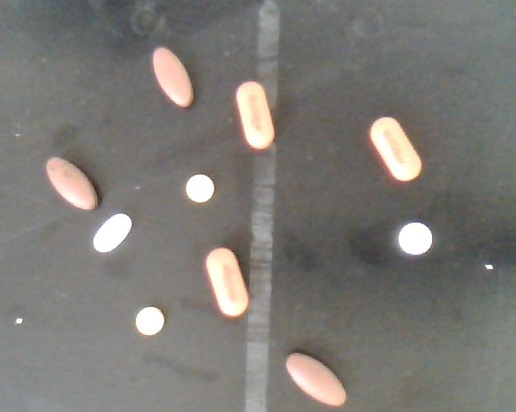
#> input picture pic1.jpg, 516 x 412 px
$ python -i Detect.py   (imports and definitions only)
#> lines starting #> are read from the running program, lines starting #| are printed output that depends on the picture; after the words box and inside, x2 and y2 are one past the last pixel; in counts of white or black regions, pixels touching at a corner belong together
#> further down, picture is the input picture: shape (412, 516, 3); mean B, G, R 117.1, 121.8, 124
from imutils import contours
import numpy as np
import imutils
import cv2

def Crush(img) :
    # img = cv2.imread(image)
    gray = cv2.cvtColor(img, cv2.COLOR_BGR2GRAY)
    gray = cv2.GaussianBlur(gray, (9, 9), 0)
    edged = cv2.Canny(gray, 50, 100)
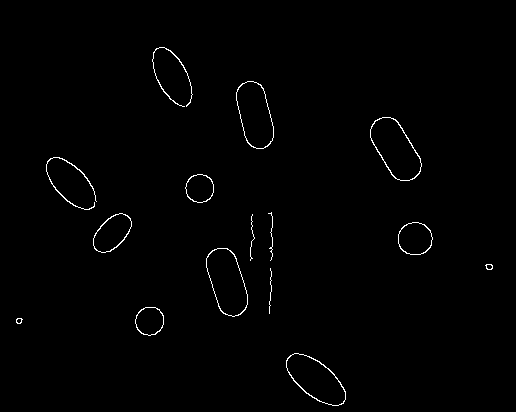
#> edged: shape (412, 516); 0.85% white in thin lines or dots, all inside (x1, y1, x2, y2) = (16, 47, 493, 406)
    edged = cv2.dilate(edged, None, iterations=1)
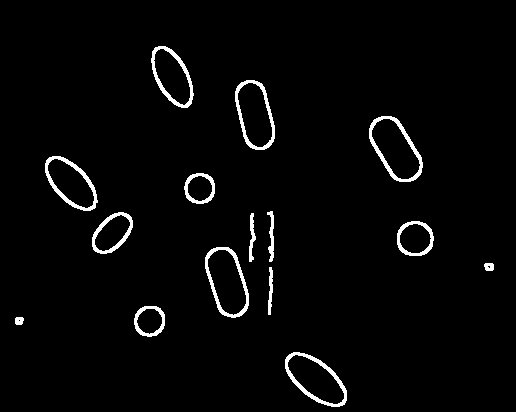
#> edged: shape (412, 516); 2.8% white; 15 white regions, largest, box (x1, y1, x2, y2) and area: (369, 116, 423, 182) 671, (285, 352, 347, 407) 650, (205, 247, 249, 318) 624
    edged = cv2.erode(edged, None, iterations=1)
    # find contours in the edge map
    cnts = cv2.findContours(edged.copy(), cv2.RETR_EXTERNAL, cv2.CHAIN_APPROX_SIMPLE)
#> cnts = 15 contours, 3 with area under 20; largest, box (x1, y1, x2, y2) and area: (370, 117, 422, 181) 2009, (206, 248, 248, 317) 1933, (286, 353, 346, 406) 1824, (236, 81, 274, 149) 1792, (46, 157, 97, 210) 1562
    cnts = imutils.grab_contours(cnts)
    # sort the contours from left-to-right and initialize the
    (cnts, _) = contours.sort_contours(cnts)
    m = list(np.arange(len(cnts)))
#> m = [0, 1, 2, 3, 4, 5, 6, 7, 8, 9, 10, 11, 12, 13, 14]
    print(m)
#| [0, 1, 2, 3, 4, 5, 6, 7, 8, 9, 10, 11, 12, 13, 14]
    m_copy = m.copy()
#> m_copy = [0, 1, 2, 3, 4, 5, 6, 7, 8, 9, 10, 11, 12, 13, 14]
    n = []
    listOI = []
    m3 = 0
    for c in m:
        if c in n:
            continue
        if cv2.contourArea(cnts[c]) < 100:
            if c in m_copy:
                m_copy.remove(c)
            continue
        mask_c = np.zeros(gray.shape, dtype="uint8")
        cv2.drawContours(mask_c, cnts, c, (255, 255, 255), -1)
        img_c = cv2.bitwise_and(img, img, mask=mask_c)
        for j in m:
            if (j is c) or (j in n):
                continue
            if cv2.contourArea(cnts[j]) < 100:
                if j in m_copy:
                    m_copy.remove(j)
                continue
            mask = np.zeros(gray.shape, dtype="uint8")
            cv2.drawContours(mask, cnts, j, 255, -1)
            (x, y, w, h) = cv2.boundingRect(cnts[j])
            imageROI = img[y:y + h, x:x + w]
            maskROI = mask[y:y + h, x:x + w]
            imageROI = cv2.bitwise_and(imageROI, imageROI, mask=maskROI)
            # compare imageROI_c  vs rotated
            for angle in np.arange(0, 360, 10):
                template = imutils.rotate_bound(imageROI, angle)
                # cv2.imshow('1', template)
                # cv2.imshow('2', img_c)
                # cv2.waitKey(100)
                template = cv2.cvtColor(template, cv2.COLOR_BGR2GRAY)
                img_gray = cv2.cvtColor(img_c, cv2.COLOR_BGR2GRAY)
                res = cv2.matchTemplate(img_gray, template, cv2.TM_CCOEFF_NORMED)
                threshold = 0.9
                loc = np.where(res >= threshold)
                # Remove object
                k = np.array(loc)
                m1 = k.shape
                if m1 != (2, 0):
                    n.append(j)
                    if j in m_copy:
                        m_copy.remove(j)
                    break
#> this loop made 15 passes
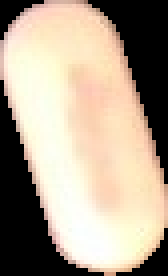
#> imageROI: shape (69, 42, 3) (shown 4 times larger); mean B, G, R 139.9, 158.4, 172.9
#> mask: shape (412, 516); 0.95% white; 1 white region, box (x1, y1, x2, y2) and area: (206, 248, 248, 317) 2015
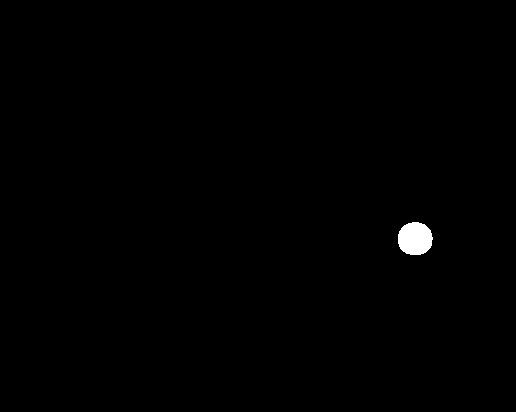
#> mask_c: shape (412, 516); 0.44% white; 1 white region, box (x1, y1, x2, y2) and area: (398, 222, 433, 255) 927
#> after the loop, m_copy = [1, 2, 3, 6, 13]; n = [4, 7, 11, 5, 12]
    for a in n:
        for b in n:
            if b == a:
                n.remove(b)
#> this loop made 3 passes
#> a on passes 1 to 3: 4, 11, 12
#> after the loop, n = [7, 5]
    mask_orig = np.zeros(gray.shape, dtype="uint8")
    for k in m_copy:
        cv2.drawContours(mask_orig, cnts, k, (255, 255, 255), -1)
#> this loop made 5 passes
#> k on passes 4 to 5: 6, 13
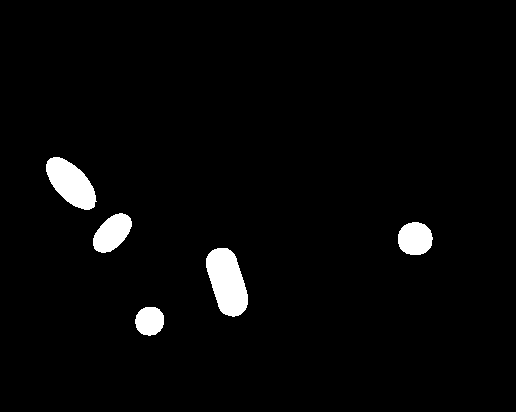
#> mask_orig: shape (412, 516); 3% white; 5 white regions, box (x1, y1, x2, y2) and area: (206, 248, 248, 317) 2015, (46, 157, 97, 210) 1631, (93, 213, 132, 253) 1032, (398, 222, 433, 255) 927, (135, 307, 164, 336) 671
    img_orig = cv2.bitwise_and(img, img, mask=mask_orig)
    for i in m_copy :
        mask_orig = np.zeros(gray.shape, dtype="uint8")
        cv2.drawContours(mask_orig, cnts, i, 255, -1)
        (x2, y2, w2, h2) = cv2.boundingRect(cnts[i])
        imageROI_orig = img[y2:y2 + h2, x2:x2 + w2]
        maskROI_orig = mask_orig[y2:y2 + h2, x2:x2 + w2]
        imageROI_orig = cv2.bitwise_and(imageROI_orig, imageROI_orig, mask=maskROI_orig)
        listOI.append(imageROI_orig)
#> this loop made 5 passes
#> (x2, y2, w2, h2) on passes 1 to 3: (46, 157, 51, 53), (93, 213, 39, 40), (135, 307, 29, 29)
#> (i, x2, y2, w2, h2) on passes 4 to 5: (6, 206, 248, 42, 69), (13, 398, 222, 35, 33)
#> pass 1, in Crush, `imageROI_orig = cv2.bitwise_and(imageROI_orig, imageROI_orig, mask=mas..`:
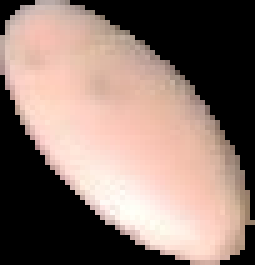
#> imageROI_orig: shape (53, 51, 3) (shown 5 times larger); mean B, G, R 109.5, 117.8, 138.9
#> pass 2, in Crush, `imageROI_orig = img[y2:y2 + h2, x2:x2 + w2]`:
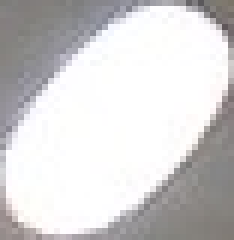
#> imageROI_orig: shape (40, 39, 3) (shown 6 times larger); mean B, G, R 209.8, 209.2, 210.6
#> after the loop, listOI = 5 items
    return img_orig,listOI,cnts

>>> import cv2
>>> picture = cv2.imread('pic1.jpg')
>>> result = Crush(picture)
